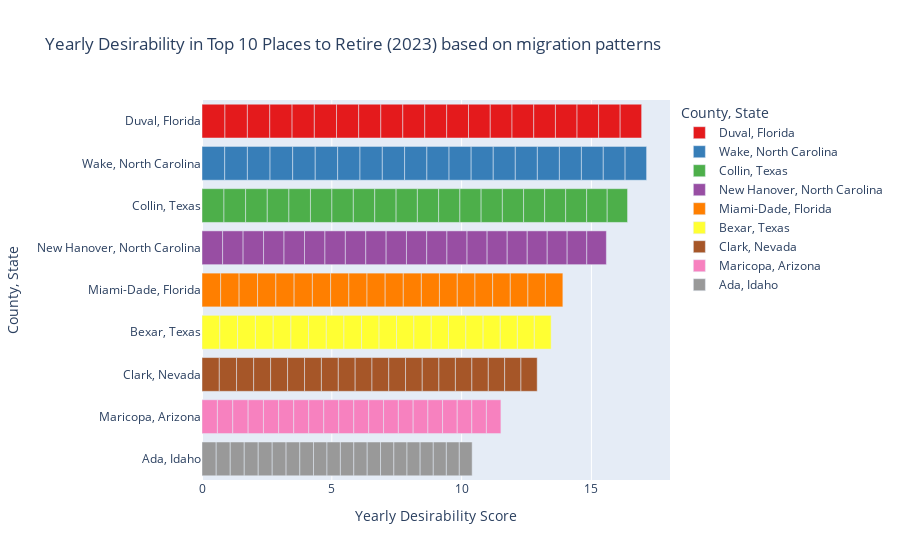

The cell this chart's notebook holds for it:
### Code cell
import pandas as pd
import plotly.express as px

# Assuming yearly_desirability is your DataFrame with yearly desirability data
# Make sure it has the columns 'County_Name', 'State', 'desirability_year'

# Create a new column for the legend
yearly_desirability['County_State'] = yearly_desirability['County_Name'] + ', ' + yearly_desirability['State']

# Sort values by desirability
yearly_desirability = yearly_desirability.sort_values(by='desirability_year', ascending=False)

# Create the horizontal bar plot
fig_bar = px.bar(
    yearly_desirability,
    x='desirability_year',
    y='County_State',
    color='County_State',  # Use the new column for color coding
    color_discrete_sequence=px.colors.qualitative.Set1,  # Adjust colors as needed
    title='Yearly Desirability in Top 10 Places to Retire (2023) based on migration patterns',
    orientation='h'
)

# Update layout for better readability
fig_bar.update_layout(
    xaxis_title='Yearly Desirability Score',
    yaxis_title='County, State',
    legend_title='County, State',
)

# Show the bar plot
fig_bar.show()

### Figure 1 — Plotly figure (JSON) as saved in the notebook; plotly's stock layout.template omitted (floating-point values rounded to 4 significant figures)
{"data": [{"alignmentgroup": "True", "hovertemplate": "County_State=%{y}<br>desirability_year=%{x}<extra></extra>", "legendgroup": "Duval, Florida", "marker": {"color": "rgb(228,26,28)", "pattern": {"shape": ""}}, "name": "Duval, Florida", "offsetgroup": "Duval, Florida", "orientation": "h", "showlegend": true, "textposition": "auto", "type": "bar", "x": [0.8835, 0.8646, 0.8626, 0.8596, 0.8567, 0.8553, 0.8539, 0.8511, 0.848, 0.8457, 0.8438, 0.8409, 0.8381, 0.838, 0.8368, 0.836, 0.8319, 0.8318, 0.8285, 0.8279], "xaxis": "x", "y": ["Duval, Florida", "Duval, Florida", "Duval, Florida", "Duval, Florida", "Duval, Florida", "Duval, Florida", "Duval, Florida", "Duval, Florida", "Duval, Florida", "Duval, Florida", "Duval, Florida", "Duval, Florida", "Duval, Florida", "Duval, Florida", "Duval, Florida", "Duval, Florida", "Duval, Florida", "Duval, Florida", "Duval, Florida", "Duval, Florida"], "yaxis": "y"}, {"alignmentgroup": "True", "hovertemplate": "County_State=%{y}<br>desirability_year=%{x}<extra></extra>", "legendgroup": "Wake, North Carolina", "marker": {"color": "rgb(55,126,184)", "pattern": {"shape": ""}}, "name": "Wake, North Carolina", "offsetgroup": "Wake, North Carolina", "orientation": "h", "showlegend": true, "textposition": "auto", "type": "bar", "x": [0.8748, 0.8741, 0.8722, 0.8717, 0.8692, 0.8634, 0.8606, 0.8597, 0.8585, 0.8582, 0.854, 0.8513, 0.8508, 0.8497, 0.8496, 0.8493, 0.8477, 0.842, 0.841, 0.8281], "xaxis": "x", "y": ["Wake, North Carolina", "Wake, North Carolina", "Wake, North Carolina", "Wake, North Carolina", "Wake, North Carolina", "Wake, North Carolina", "Wake, North Carolina", "Wake, North Carolina", "Wake, North Carolina", "Wake, North Carolina", "Wake, North Carolina", "Wake, North Carolina", "Wake, North Carolina", "Wake, North Carolina", "Wake, North Carolina", "Wake, North Carolina", "Wake, North Carolina", "Wake, North Carolina", "Wake, North Carolina", "Wake, North Carolina"], "yaxis": "y"}, {"alignmentgroup": "True", "hovertemplate": "County_State=%{y}<br>desirability_year=%{x}<extra></extra>", "legendgroup": "Collin, Texas", "marker": {"color": "rgb(77,175,74)", "pattern": {"shape": ""}}, "name": "Collin, Texas", "offsetgroup": "Collin, Texas", "orientation": "h", "showlegend": true, "textposition": "auto", "type": "bar", "x": [0.8461, 0.8343, 0.834, 0.8335, 0.8301, 0.8259, 0.8258, 0.824, 0.823, 0.8197, 0.8188, 0.8185, 0.8181, 0.8181, 0.8178, 0.8114, 0.8091, 0.8083, 0.7917, 0.784], "xaxis": "x", "y": ["Collin, Texas", "Collin, Texas", "Collin, Texas", "Collin, Texas", "Collin, Texas", "Collin, Texas", "Collin, Texas", "Collin, Texas", "Collin, Texas", "Collin, Texas", "Collin, Texas", "Collin, Texas", "Collin, Texas", "Collin, Texas", "Collin, Texas", "Collin, Texas", "Collin, Texas", "Collin, Texas", "Collin, Texas", "Collin, Texas"], "yaxis": "y"}, {"alignmentgroup": "True", "hovertemplate": "County_State=%{y}<br>desirability_year=%{x}<extra></extra>", "legendgroup": "New Hanover, North Carolina", "marker": {"color": "rgb(152,78,163)", "pattern": {"shape": ""}}, "name": "New Hanover, North Carolina", "offsetgroup": "New Hanover, North Carolina", "orientation": "h", "showlegend": true, "textposition": "auto", "type": "bar", "x": [0.7942, 0.7888, 0.7886, 0.7883, 0.7881, 0.7875, 0.7865, 0.7864, 0.7843, 0.7836, 0.7795, 0.7788, 0.7746, 0.7736, 0.7733, 0.7717, 0.7697, 0.7678, 0.7557, 0.755], "xaxis": "x", "y": ["New Hanover, North Carolina", "New Hanover, North Carolina", "New Hanover, North Carolina", "New Hanover, North Carolina", "New Hanover, North Carolina", "New Hanover, North Carolina", "New Hanover, North Carolina", "New Hanover, North Carolina", "New Hanover, North Carolina", "New Hanover, North Carolina", "New Hanover, North Carolina", "New Hanover, North Carolina", "New Hanover, North Carolina", "New Hanover, North Carolina", "New Hanover, North Carolina", "New Hanover, North Carolina", "New Hanover, North Carolina", "New Hanover, North Carolina", "New Hanover, North Carolina", "New Hanover, North Carolina"], "yaxis": "y"}, {"alignmentgroup": "True", "hovertemplate": "County_State=%{y}<br>desirability_year=%{x}<extra></extra>", "legendgroup": "Miami-Dade, Florida", "marker": {"color": "rgb(255,127,0)", "pattern": {"shape": ""}}, "name": "Miami-Dade, Florida", "offsetgroup": "Miami-Dade, Florida", "orientation": "h", "showlegend": true, "textposition": "auto", "type": "bar", "x": [0.7185, 0.7114, 0.7106, 0.7047, 0.7033, 0.7033, 0.703, 0.7018, 0.7001, 0.6984, 0.6984, 0.6966, 0.6965, 0.6867, 0.682, 0.6805, 0.6794, 0.6793, 0.6741, 0.6716], "xaxis": "x", "y": ["Miami-Dade, Florida", "Miami-Dade, Florida", "Miami-Dade, Florida", "Miami-Dade, Florida", "Miami-Dade, Florida", "Miami-Dade, Florida", "Miami-Dade, Florida", "Miami-Dade, Florida", "Miami-Dade, Florida", "Miami-Dade, Florida", "Miami-Dade, Florida", "Miami-Dade, Florida", "Miami-Dade, Florida", "Miami-Dade, Florida", "Miami-Dade, Florida", "Miami-Dade, Florida", "Miami-Dade, Florida", "Miami-Dade, Florida", "Miami-Dade, Florida", "Miami-Dade, Florida"], "yaxis": "y"}, {"alignmentgroup": "True", "hovertemplate": "County_State=%{y}<br>desirability_year=%{x}<extra></extra>", "legendgroup": "Bexar, Texas", "marker": {"color": "rgb(255,255,51)", "pattern": {"shape": ""}}, "name": "Bexar, Texas", "offsetgroup": "Bexar, Texas", "orientation": "h", "showlegend": true, "textposition": "auto", "type": "bar", "x": [0.6859, 0.6858, 0.6856, 0.6852, 0.6835, 0.6823, 0.6798, 0.6797, 0.6791, 0.6739, 0.6726, 0.669, 0.6678, 0.6669, 0.6663, 0.6652, 0.6604, 0.6595, 0.6515, 0.6493], "xaxis": "x", "y": ["Bexar, Texas", "Bexar, Texas", "Bexar, Texas", "Bexar, Texas", "Bexar, Texas", "Bexar, Texas", "Bexar, Texas", "Bexar, Texas", "Bexar, Texas", "Bexar, Texas", "Bexar, Texas", "Bexar, Texas", "Bexar, Texas", "Bexar, Texas", "Bexar, Texas", "Bexar, Texas", "Bexar, Texas", "Bexar, Texas", "Bexar, Texas", "Bexar, Texas"], "yaxis": "y"}, {"alignmentgroup": "True", "hovertemplate": "County_State=%{y}<br>desirability_year=%{x}<extra></extra>", "legendgroup": "Clark, Nevada", "marker": {"color": "rgb(166,86,40)", "pattern": {"shape": ""}}, "name": "Clark, Nevada", "offsetgroup": "Clark, Nevada", "orientation": "h", "showlegend": true, "textposition": "auto", "type": "bar", "x": [0.6663, 0.6646, 0.6593, 0.6536, 0.6531, 0.6528, 0.6504, 0.65, 0.6495, 0.648, 0.6471, 0.6456, 0.6432, 0.6422, 0.6357, 0.6341, 0.633, 0.6294, 0.6278, 0.6262], "xaxis": "x", "y": ["Clark, Nevada", "Clark, Nevada", "Clark, Nevada", "Clark, Nevada", "Clark, Nevada", "Clark, Nevada", "Clark, Nevada", "Clark, Nevada", "Clark, Nevada", "Clark, Nevada", "Clark, Nevada", "Clark, Nevada", "Clark, Nevada", "Clark, Nevada", "Clark, Nevada", "Clark, Nevada", "Clark, Nevada", "Clark, Nevada", "Clark, Nevada", "Clark, Nevada"], "yaxis": "y"}, {"alignmentgroup": "True", "hovertemplate": "County_State=%{y}<br>desirability_year=%{x}<extra></extra>", "legendgroup": "Maricopa, Arizona", "marker": {"color": "rgb(247,129,191)", "pattern": {"shape": ""}}, "name": "Maricopa, Arizona", "offsetgroup": "Maricopa, Arizona", "orientation": "h", "showlegend": true, "textposition": "auto", "type": "bar", "x": [0.5939, 0.5917, 0.5912, 0.5907, 0.5864, 0.5794, 0.5789, 0.5782, 0.5782, 0.5778, 0.5757, 0.5719, 0.5702, 0.5693, 0.5691, 0.5646, 0.5645, 0.562, 0.5617, 0.5583], "xaxis": "x", "y": ["Maricopa, Arizona", "Maricopa, Arizona", "Maricopa, Arizona", "Maricopa, Arizona", "Maricopa, Arizona", "Maricopa, Arizona", "Maricopa, Arizona", "Maricopa, Arizona", "Maricopa, Arizona", "Maricopa, Arizona", "Maricopa, Arizona", "Maricopa, Arizona", "Maricopa, Arizona", "Maricopa, Arizona", "Maricopa, Arizona", "Maricopa, Arizona", "Maricopa, Arizona", "Maricopa, Arizona", "Maricopa, Arizona", "Maricopa, Arizona"], "yaxis": "y"}, {"alignmentgroup": "True", "hovertemplate": "County_State=%{y}<br>desirability_year=%{x}<extra></extra>", "legendgroup": "Ada, Idaho", "marker": {"color": "rgb(153,153,153)", "pattern": {"shape": ""}}, "name": "Ada, Idaho", "offsetgroup": "Ada, Idaho", "orientation": "h", "showlegend": true, "textposition": "auto", "type": "bar", "x": [0.5466, 0.541, 0.5394, 0.5385, 0.5383, 0.5349, 0.5297, 0.5266, 0.5191, 0.5172, 0.5164, 0.5156, 0.5143, 0.5127, 0.5065, 0.506, 0.5057, 0.5041, 0.4988, 0.4955], "xaxis": "x", "y": ["Ada, Idaho", "Ada, Idaho", "Ada, Idaho", "Ada, Idaho", "Ada, Idaho", "Ada, Idaho", "Ada, Idaho", "Ada, Idaho", "Ada, Idaho", "Ada, Idaho", "Ada, Idaho", "Ada, Idaho", "Ada, Idaho", "Ada, Idaho", "Ada, Idaho", "Ada, Idaho", "Ada, Idaho", "Ada, Idaho", "Ada, Idaho", "Ada, Idaho"], "yaxis": "y"}], "layout": {"barmode": "relative", "legend": {"title": {"text": "County, State"}, "tracegroupgap": 0}, "title": {"text": "Yearly Desirability in Top 10 Places to Retire (2023) based on migration patterns"}, "xaxis": {"anchor": "y", "domain": [0, 1], "title": {"text": "Yearly Desirability Score"}}, "yaxis": {"anchor": "x", "categoryarray": ["Ada, Idaho", "Maricopa, Arizona", "Clark, Nevada", "Bexar, Texas", "Miami-Dade, Florida", "New Hanover, North Carolina", "Collin, Texas", "Wake, North Carolina", "Duval, Florida"], "categoryorder": "array", "domain": [0, 1], "title": {"text": "County, State"}}}}
